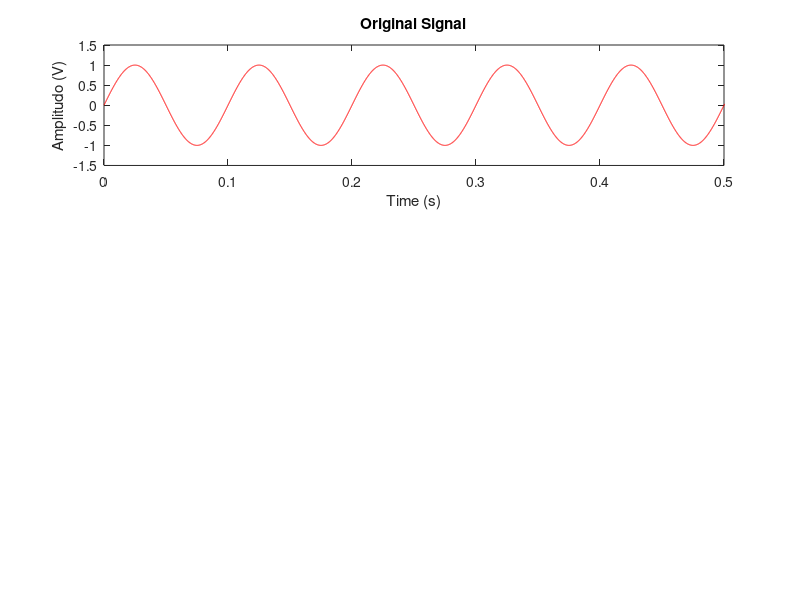

Write the MATLAB code that produced this figure. (Note: this script raises an error after producing the figure.)
%informasi
Fs=10000;
f=10; 
N=10000; 
n=0:N-1;
t=n/Fs; 
x=sin(2*pi*f*t); 
subplot(3,1,1); 
plot(t,x,'-r'); 
xlabel('Time (s)'); ylabel('Amplitudo (V)');
title('Original Signal'); 
axis([0 0.5 -1.5 1.5]);

%PM
Fc=100;
y = pmmod(x,Fc,Fs,50); 
subplot(3,1,3); 
plot(t,y,'-g'); 
xlabel('Time(s)');
ylabel('Amplitudo (V)'); 
title('Phase Modulation Signal'); 
axis([0 0.5 -1.5 1.5]);

%pembawa
a=sin(2*pi*Fc*t); 
subplot(3,1,2); 
plot(t,a,'-b'); 
xlabel('Time (s)');
ylabel('Amplitudo (V)');
title('Carrier Signal'); 
axis([0 0.5 -1.5 1.5]);
